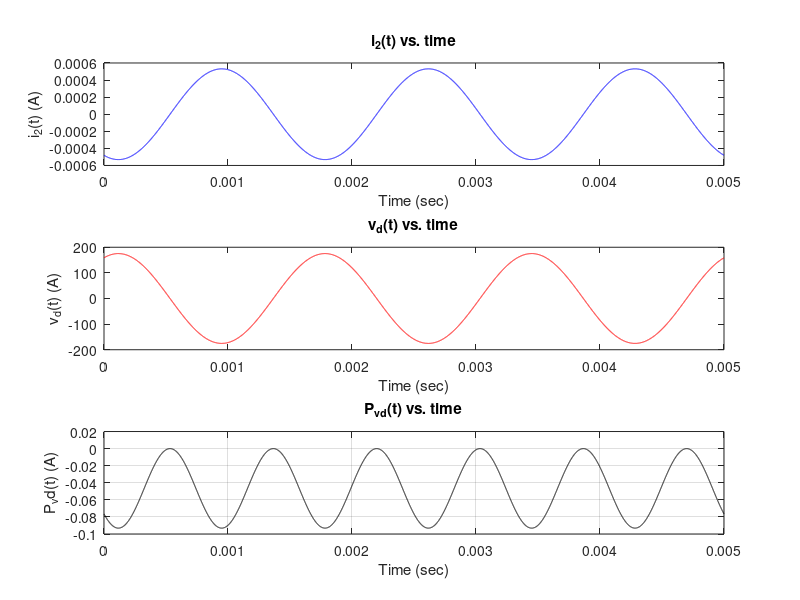

This chart was generated by the following MATLAB code:
% ECE 2020          H.W 6                Jarod Teague
% Summer 2019       Due: 06/24/2019      Problem 2.b

clear;

% Variables
f = 600; % frequency
T = 1/f; % period
time = linspace(0,3*T,10000);
w = 2*pi*f; % omega

% values for i_2
m_2 = 531.2872e-6;
theta_2 = pi*154.954/180;
i_2 = m_2*cos(w.*time + theta_2);

% values for V_d
m_d = 175.3249;
theta_d = pi*-24.9798/180;
v_d = m_d*cos(w.*time + theta_d);

P_vd = v_d.*i_2;


figure;
subplot(3,1,1)
plot(time,i_2,'b')
title('i_2(t) vs. time')
xlabel('Time (sec)')
ylabel('i_2(t) (A)')

subplot(3,1,2)
plot(time,v_d,'r')
title('v_d(t) vs. time')
xlabel('Time (sec)')
ylabel('v_d(t) (A)')

subplot(3,1,3)
plot(time,P_vd,'k')
title('P_v_d(t) vs. time')
xlabel('Time (sec)')
ylabel('P_vd(t) (A)')

grid on;